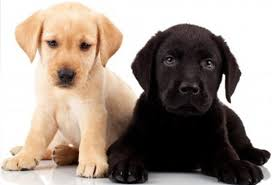
#> input picture Edureka_Training/Assignments/Mudule_10/dogs.jpeg, 272 x 185 px
$ jupyter execute --allow-errors Module10_CaseStudy_II.ipynb
#> lines starting #> are read from the running program, lines starting #| are printed output that depends on the picture
# 1.Open and display the image “dog.jpeg”. Convert the image in to numpy array, so that i can be used in further processing

[cell 1]
from PIL import Image
import cv2
import pandas as pd
import numpy as np
import matplotlib.pyplot as plt
from sklearn.cluster import KMeans
import seaborn as sns

[cell 2]
img = Image.open('dogs.jpeg')
#> img is the input picture: PIL image 272x185 RGB; mean R, G, B 160.9, 147.9, 138.1
img

[cell 3]
arr = np.array(img)

# 2. Find out the dimensions of the image and convert it in to a two-dimensional array.

[cell 4]
img_size = np.array(img.size)
#> img_size = [272, 185]
img_size
#> Out = [272, 185]

# 3.Use kmeans clustering with k set to 3 and cluster the image.

[cell 5]
# Reshape the array in 2 dimensions
flat_array = arr.ravel()
array1 = flat_array.reshape(arr.shape[0] * arr.shape[1], arr.shape[2])

[cell 6]
kmeans = KMeans(n_clusters=3)
kmeans.fit(array1)

[cell 7]
print(kmeans.cluster_centers_)

[cell 8]
unique, counts = np.unique(kmeans.labels_, return_counts=True)
print(dict(zip(unique, counts)))

[cell 9]
X_compressed = kmeans.cluster_centers_[kmeans.labels_]
X_compressed = np.clip(X_compressed.astype('uint8'), 0, 255)
X_compressed = X_compressed.reshape(
    arr.shape[0], arr.shape[1], arr.shape[2])

[cell 10]
fig, ax = plt.subplots(1, 2, figsize=(20, 8))
ax[0].imshow(img)
ax[0].set_title('Original Image')
ax[1].imshow(X_compressed)
ax[1].set_title('Compressed Image with 3 colors')
for ax in fig.axes:
    ax.axis('off')
plt.tight_layout()
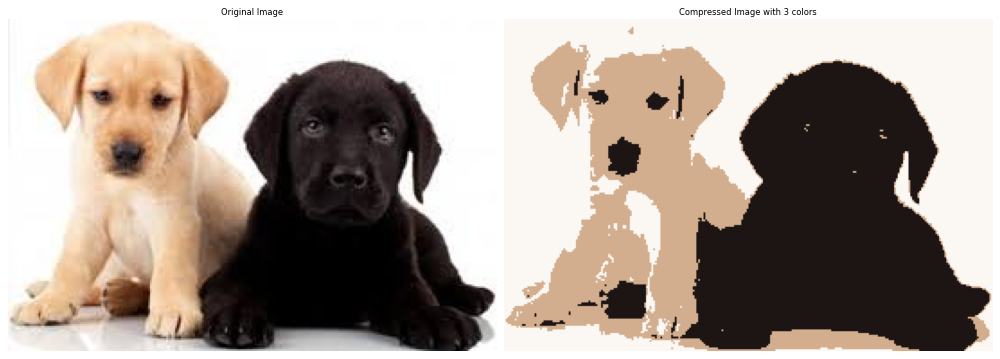
#> figure drawn by matplotlib, 2 panels

# 4. Predict the cluster label of every pixel in the image and plot it back as an image.

#> (a cell that did not finish here is left out)

#> (a cell that did not finish here is left out)

# 5. Find out the three dominant color in the image.
[Hint: The cluster centers should correspond to three dominant colors]

[cell 13]
def rgb_to_hex(rgb):
    return '#%02x%02x%02x' % (int(rgb[0]), int(rgb[1]), int(rgb[2]))

centroid_colors = kmeans.cluster_centers_.astype(int)
colours = [rgb_to_hex(color) for color in centroid_colors]

sns.palplot(colours)
plt.show()
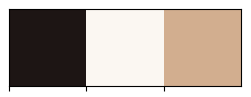
#> figure drawn by matplotlib, 1 panel
